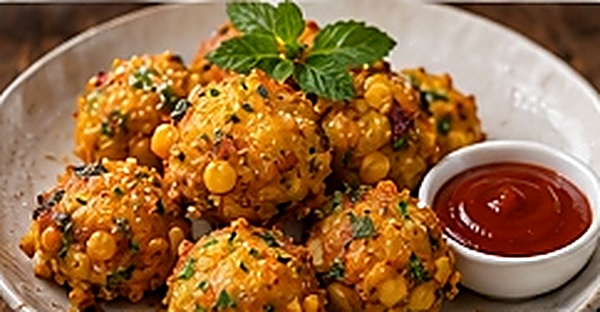
#> input picture scripts/crops/verify_no_text/corn-bunch.jpg, 600 x 312 px, given in place of media_1794619716569_9dcef807.jpg, which was not available
$ python verify_crops_no_text.py
#> lines starting #> are read from the running program, lines starting #| are printed output that depends on the picture
from PIL import Image, ImageFilter, ImageEnhance
import os

img4 = Image.open('C:/Users/91977/.gemini/antigravity/brain/be6647cd-1d44-4670-a96b-ca9079b3e180/.user_uploaded/media_1794619716569_9dcef807.jpg')
#> img4 is the input picture: PIL image 600x312 RGB; mean R, G, B 151.1, 106.1, 62.5
img1 = Image.open('C:/Users/91977/.gemini/antigravity/brain/be6647cd-1d44-4670-a96b-ca9079b3e180/.user_uploaded/media_1794619716550_9a9518fd.jpg')
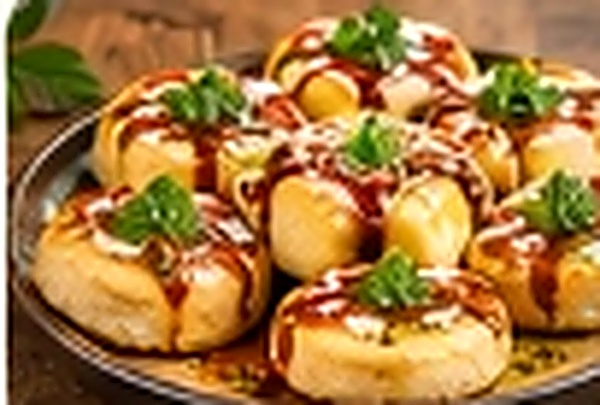
#> input picture scripts/crops/verify_no_text/gold-coin-chaat.jpg, 600 x 405 px, given in place of media_1794619716550_9a9518fd.jpg, which was not available
#> img1 is the input picture: PIL image 600x405 RGB; mean R, G, B 167.3, 120.8, 62.8

os.makedirs('scripts/crops/verify_no_text', exist_ok=True)

# Test a few samples across categories
samples = [
    ("corn-bunch", img4.crop((8, 6, 250, 132))),
    ("vada-pav", img4.crop((260, 346, 503, 472))),
    ("thatte-idli", img4.crop((820, 516, 1015, 642))),
    ("gold-coin-chaat", img1.crop((9, 322, 111, 391))),
    ("tamatar-chaat", img1.crop((570, 322, 680, 391))),
    ("spanish-rice", img1.crop((8, 472, 126, 533))),
    ("pav-bhaji", img1.crop((514, 472, 636, 533))),
    ("pan-fried-noodles", img1.crop((7, 575, 167, 642))),
    ("muglai-paratha", img1.crop((853, 575, 1016, 642)))
]

for name, im in samples:
    # Scale width to 600, maintain aspect ratio
    w, h = im.size
    scale = 600 / w
    new_h = int(h * scale)
    up = im.resize((600, new_h), Image.Resampling.LANCZOS)
    # Apply crisp unsharp mask and contrast
    sharp = up.filter(ImageFilter.UnsharpMask(radius=2, percent=145, threshold=2))
    sharp = ImageEnhance.Sharpness(sharp).enhance(1.25)
    sharp = ImageEnhance.Contrast(sharp).enhance(1.05)
    sharp.save(f'scripts/crops/verify_no_text/{name}.jpg', quality=95)
    print(f"{name}: original {w}x{h} -> scaled 600x{new_h}")
#> this loop made 9 passes
#> (name, w, h, scale, new_h) on passes 1 to 9: ('corn-bunch', 242, 126, 2.48, 312), ('vada-pav', 243, 126, 2.47, 311), ('thatte-idli', 195, 126, 3.08, 387), ('gold-coin-chaat', 102, 69, 5.88, 405), ('tamatar-chaat', 110, 69, 5.45, 376), ('spanish-rice', 118, 61, 5.08, 310), ('pav-bhaji', 122, 61, 4.92, 300), ('pan-fried-noodles', 160, 67, 3.75, 251), ('muglai-paratha', 163, 67, 3.68, 246)
#| corn-bunch: original 242x126 -> scaled 600x312
#| vada-pav: original 243x126 -> scaled 600x311
#| thatte-idli: original 195x126 -> scaled 600x387
#| gold-coin-chaat: original 102x69 -> scaled 600x405
#| tamatar-chaat: original 110x69 -> scaled 600x376
#| spanish-rice: original 118x61 -> scaled 600x310
#| pav-bhaji: original 122x61 -> scaled 600x300
#| pan-fried-noodles: original 160x67 -> scaled 600x251
#> (further printed lines are left out)
#> pass 1, `up = im.resize((600, new_h), Image.Resampling.LANCZOS)`:
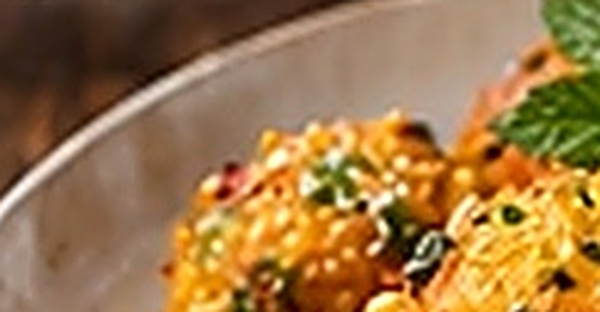
#> up: PIL image 600x312 RGB; mean R, G, B 158, 118.7, 70.5
#> pass 1, `sharp = up.filter(ImageFilter.UnsharpMask(radius=2, percent=145, thres..`:
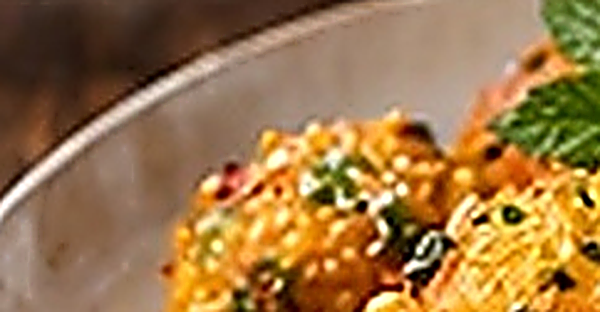
#> sharp: PIL image 600x312 RGB; mean R, G, B 157.5, 118.7, 71
#> after the loop: sharp: PIL image 600x246 RGB; every value is 0

print("Saved samples for verification.")
